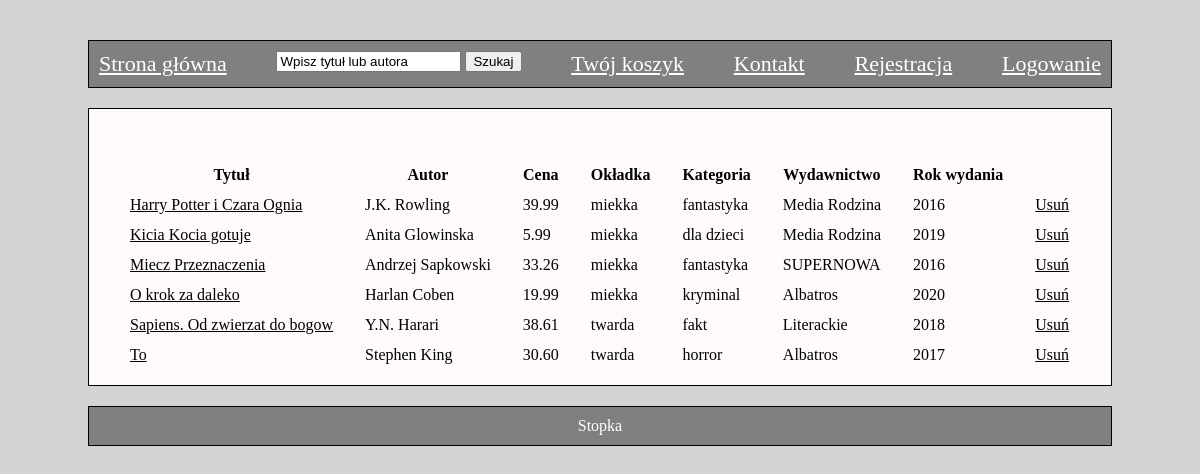
The page /Strona/szukaj.php on the database its author committed.
### tables this page shows
CREATE TABLE ksiazka (
id_ks INT(10) NOT NULL AUTO_INCREMENT,
tytul VARCHAR(100) NOT NULL,
autor VARCHAR(100) NOT NULL,
cena DECIMAL(5,2) DEFAULT NULL,
okladka ENUM('twarda', 'miekka'),
kategoria ENUM('fantastyka', 'kryminal', 'horror', 'romans', 'nauka', 'kuchnia', 'obyczajowa', 'fakt', 'poradnik', 'biografia', 'dla dzieci', 'inna'),
liczba INT(10) DEFAULT NULL,
wydawnictwo VARCHAR(50) DEFAULT NULL,
rok_wydania INT(10) DEFAULT NULL,
PRIMARY KEY (id_ks)
 );

### Strona/szukaj.php (the view, shortened to what this page needs)
<?php
include 'baza.php';
$szukanie = $_POST['search'];
$szukanie = htmlentities($szukanie, ENT_QUOTES, "UTF-8");
require_once "polaczenie.php";
$link = new mysqli($host, $uzytkownik, $haslo_bazy, $nazwa_bazy);
$result = mysqli_query($link, sprintf("SELECT * FROM ksiazka WHERE tytul like '%%%s%%' OR autor like '%%%s%%' ORDER BY tytul",
mysqli_real_escape_string($link, $szukanie),
mysqli_real_escape_string($link, $szukanie))) or die($link->error);
?>
<br><br>
<div>
	<table>
		<thead>
			<tr>
				<th>Tytuł</th>
				<th>Autor</th>
				<th>Cena</th>
				<th>Okładka</th>
				<th>Kategoria</th>
				<th>Wydawnictwo</th>
				<th>Rok wydania</th>
			</tr>
		</thead>
		<?php
			while ($row = $result->fetch_assoc()): ?>
		<tr>
			<td><?php echo "<a href=\"detal.php?id_ks={$row['id_ks']}\">{$row['tytul']}</a>" ?></td>
			<td><?php echo $row['autor']; ?></td>
			<td><?php echo $row['cena']; ?></td>
			<td><?php echo $row['okladka']; ?></td>
			<td><?php echo $row['kategoria']; ?></td>
			<td><?php echo $row['wydawnictwo']; ?></td>
			<td><?php echo $row['rok_wydania']; ?></td>
			<td><?php echo "<a class=\"tytul\" href=\"usun_ksiazke.php?id_ks={$row['id_ks']}\">Usuń</a>" ?></td>
		</tr>
		<?php endwhile; ?>
	</table>
</div>
<?php
include 'dol.php';
?>

### Strona/style.css (style rules this page uses)
body { background-color: lightgray; }
a { color: black; font-size: 16px; }
table { border-spacing: 30px 10px; }

### rows shown on the page
ksiazka: tytul "Harry Potter i Czara Ognia", autor "J.K. Rowling", cena "39.99", okladka "miekka", kategoria "fantastyka", wydawnictwo "Media Rodzina", rok_wydania "2016"
ksiazka: tytul "Kicia Kocia gotuje", autor "Anita Glowinska", cena "5.99", okladka "miekka", kategoria "dla dzieci", wydawnictwo "Media Rodzina", rok_wydania "2019"
ksiazka: tytul "Miecz Przeznaczenia", autor "Andrzej Sapkowski", cena "33.26", okladka "miekka", kategoria "fantastyka", wydawnictwo "SUPERNOWA", rok_wydania "2016"
ksiazka: tytul "O krok za daleko", autor "Harlan Coben", cena "19.99", okladka "miekka", kategoria "kryminal", wydawnictwo "Albatros", rok_wydania "2020"
ksiazka: tytul "Sapiens. Od zwierzat do bogow", autor "Y.N. Harari", cena "38.61", okladka "twarda", kategoria "fakt", wydawnictwo "Literackie", rok_wydania "2018"
ksiazka: tytul "To", autor "Stephen King", cena "30.60", okladka "twarda", kategoria "horror", wydawnictwo "Albatros", rok_wydania "2017"
